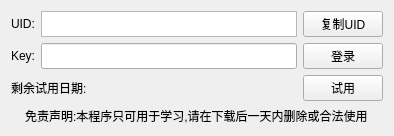
<?xml version="1.0" encoding="UTF-8"?>
<ui version="4.0">
 <class>Login</class>
 <widget class="QWidget" name="Login">
  <property name="windowModality">
   <enum>Qt::WindowModality::NonModal</enum>
  </property>
  <property name="geometry">
   <rect>
    <x>0</x>
    <y>0</y>
    <width>389</width>
    <height>134</height>
   </rect>
  </property>
  <property name="sizePolicy">
   <sizepolicy hsizetype="Preferred" vsizetype="Preferred">
    <horstretch>0</horstretch>
    <verstretch>0</verstretch>
   </sizepolicy>
  </property>
  <property name="windowTitle">
   <string>s1mple Aim</string>
  </property>
  <layout class="QVBoxLayout" name="verticalLayout">
   <item>
    <layout class="QHBoxLayout" name="horizontalLayout">
     <item>
      <widget class="QLabel" name="UID_Label">
       <property name="sizePolicy">
        <sizepolicy hsizetype="Fixed" vsizetype="Preferred">
         <horstretch>0</horstretch>
         <verstretch>0</verstretch>
        </sizepolicy>
       </property>
       <property name="text">
        <string>UID:</string>
       </property>
      </widget>
     </item>
     <item>
      <widget class="QTextBrowser" name="UID_Text">
       <property name="sizePolicy">
        <sizepolicy hsizetype="MinimumExpanding" vsizetype="Ignored">
         <horstretch>0</horstretch>
         <verstretch>0</verstretch>
        </sizepolicy>
       </property>
       <property name="verticalScrollBarPolicy">
        <enum>Qt::ScrollBarPolicy::ScrollBarAlwaysOff</enum>
       </property>
       <property name="horizontalScrollBarPolicy">
        <enum>Qt::ScrollBarPolicy::ScrollBarAlwaysOff</enum>
       </property>
      </widget>
     </item>
     <item>
      <layout class="QVBoxLayout" name="verticalLayout_3">
       <item>
        <widget class="QPushButton" name="UID_Button">
         <property name="sizePolicy">
          <sizepolicy hsizetype="Fixed" vsizetype="Fixed">
           <horstretch>0</horstretch>
           <verstretch>0</verstretch>
          </sizepolicy>
         </property>
         <property name="text">
          <string>复制UID</string>
         </property>
        </widget>
       </item>
      </layout>
     </item>
    </layout>
   </item>
   <item>
    <layout class="QHBoxLayout" name="horizontalLayout_2">
     <item>
      <widget class="QLabel" name="Key_Label">
       <property name="sizePolicy">
        <sizepolicy hsizetype="Fixed" vsizetype="Preferred">
         <horstretch>0</horstretch>
         <verstretch>0</verstretch>
        </sizepolicy>
       </property>
       <property name="text">
        <string>Key:</string>
       </property>
      </widget>
     </item>
     <item>
      <widget class="QLineEdit" name="KeyInput">
       <property name="sizePolicy">
        <sizepolicy hsizetype="Expanding" vsizetype="Preferred">
         <horstretch>0</horstretch>
         <verstretch>0</verstretch>
        </sizepolicy>
       </property>
      </widget>
     </item>
     <item>
      <layout class="QVBoxLayout" name="verticalLayout_4">
       <item>
        <widget class="QPushButton" name="Key_Button">
         <property name="sizePolicy">
          <sizepolicy hsizetype="Fixed" vsizetype="Fixed">
           <horstretch>0</horstretch>
           <verstretch>0</verstretch>
          </sizepolicy>
         </property>
         <property name="text">
          <string>登录</string>
         </property>
        </widget>
       </item>
      </layout>
     </item>
    </layout>
   </item>
   <item>
    <layout class="QHBoxLayout" name="horizontalLayout_3">
     <item>
      <widget class="QLabel" name="Try_Label">
       <property name="sizePolicy">
        <sizepolicy hsizetype="MinimumExpanding" vsizetype="Preferred">
         <horstretch>0</horstretch>
         <verstretch>0</verstretch>
        </sizepolicy>
       </property>
       <property name="text">
        <string>剩余试用日期:</string>
       </property>
      </widget>
     </item>
     <item>
      <layout class="QVBoxLayout" name="verticalLayout_5">
       <item>
        <widget class="QPushButton" name="Try_Button">
         <property name="sizePolicy">
          <sizepolicy hsizetype="Fixed" vsizetype="Fixed">
           <horstretch>0</horstretch>
           <verstretch>0</verstretch>
          </sizepolicy>
         </property>
         <property name="text">
          <string>试用</string>
         </property>
        </widget>
       </item>
      </layout>
     </item>
    </layout>
   </item>
   <item>
    <layout class="QHBoxLayout" name="horizontalLayout_4">
     <item>
      <widget class="QLabel" name="Tip_Label">
       <property name="sizePolicy">
        <sizepolicy hsizetype="Fixed" vsizetype="Preferred">
         <horstretch>0</horstretch>
         <verstretch>0</verstretch>
        </sizepolicy>
       </property>
       <property name="text">
        <string>免责声明:本程序只可用于学习,请在下载后一天内删除或合法使用</string>
       </property>
      </widget>
     </item>
    </layout>
   </item>
  </layout>
 </widget>
 <resources/>
 <connections/>
</ui>
